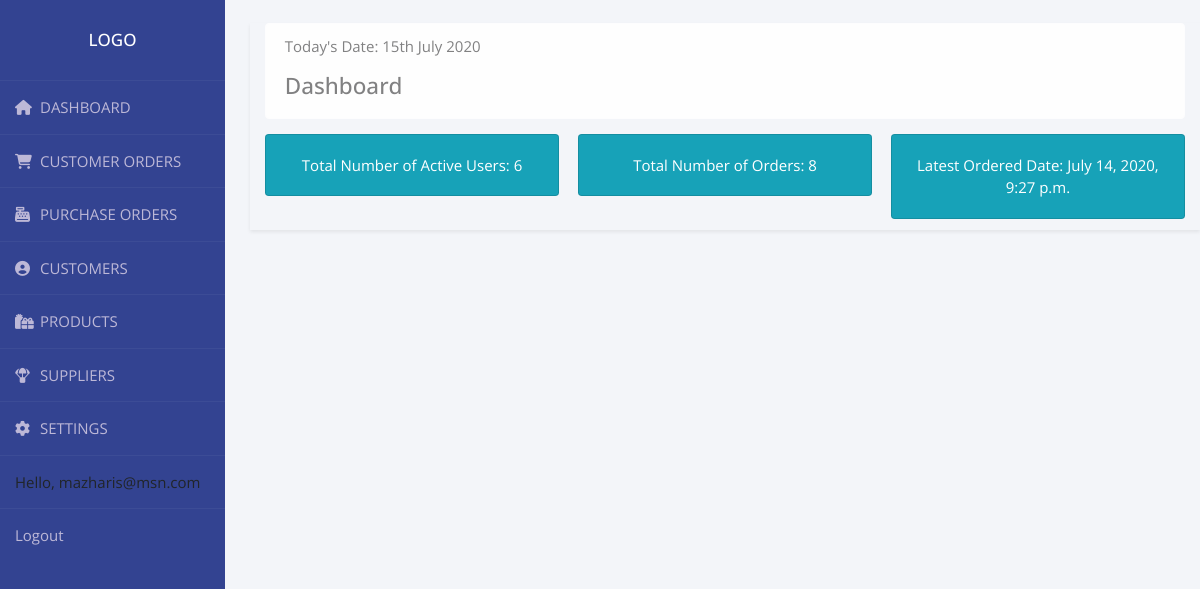
The page / (signed in) on the database as committed earlier.
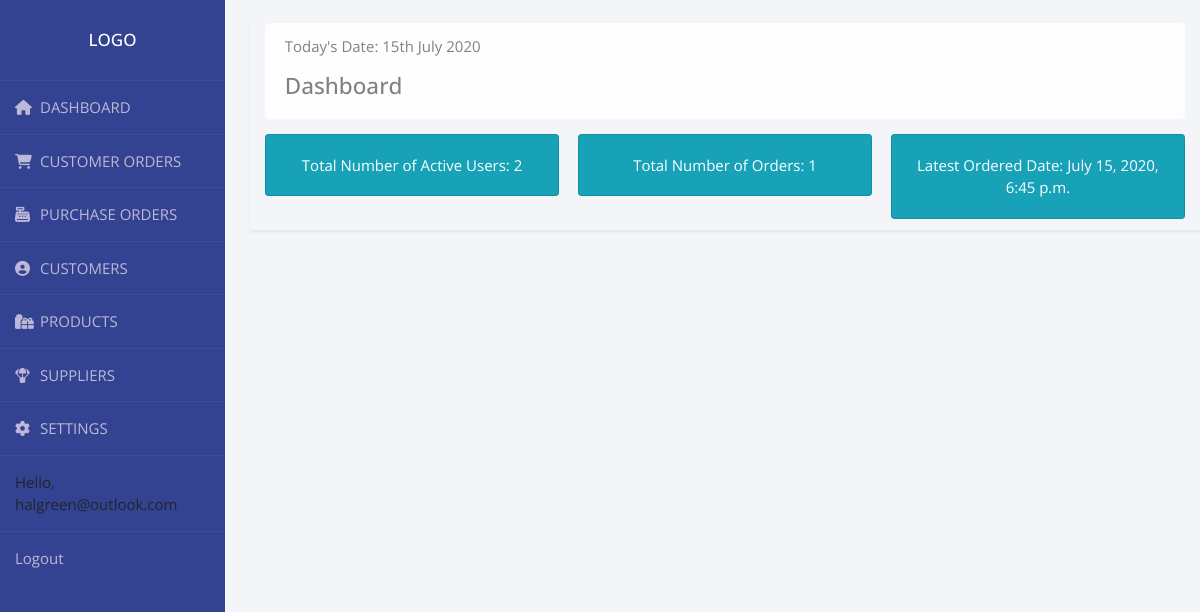
The same page on the database as committed later.
### accounts/models.py (models this page shows, shortened)
class User(AbstractBaseUser):
    email = models.EmailField(max_length=255, unique=True)
    active = models.BooleanField(default=True)
    staff = models.BooleanField(default=False)
    admin = models.BooleanField(default=False)
    USERNAME_FIELD = 'email'
    REQUIRED_FIELDS = []
    objects = UserManager()
    def __str__(self):
        return self.email
    @property
    def is_active(self):
        return self.active

### accounts/views.py (the view)
# urls.py: path('', views.home, name="home"),
@login_required(login_url='login')
def home(request):
    orders = Order.objects.all()
    active_users = User.objects.filter(active=True).count()
    total_orders = orders.count()
    delivered = orders.filter(status='Delivered').count()
    pending = orders.filter(status='Pending').count()
    try:
        last_ordered_date = list(Order.objects.all().values_list(
            'date_created').latest())[0]
    except Order.DoesNotExist:
        last_ordered_date = None
    context = {'orders': orders,
               'total_orders': total_orders, 'delivered': delivered,
               'pending': pending, 'active_users': active_users, 'last_ordered_date': last_ordered_date}
    return render(request, 'accounts/dashboard.html', context)

### accounts/templates/accounts/dashboard.html (shortened to what this page needs)
{%  extends 'accounts/main.html' %}
{% block content %}
<br>
<div class="container float-sm-left shadow-sm" style="margin-top: -1.5rem;margin-right:auto">
    <div class=" alert alert-light " role="alert">
        <p class="card-text">Today's Date: {% now "jS F Y " %}</p>
        <h4 class="alert-heading">Dashboard</h4>
    </div>
    <div class="card-columns ">
        <div class="card text-white bg-info ">
            <div class="card-body text-center">
                <p class="card-text"> Total Number of Active Users: {{active_users}}</p>
            </div>
        </div>
        <div class="card text-white bg-info">
            <div class="card-body text-center">
                <p class="card-text">Total Number of Orders: {{total_orders}}</p>
            </div>
        </div>
        <div class="card text-white bg-info">
            <div class="card-body text-center">
                <p class="card-text">Latest Ordered Date: {{last_ordered_date}}</p>
            </div>
        </div>
    </div>
</div>
{% endblock %}

### accounts/templates/accounts/navbar.html (shortened to what this page needs)
{% load static %}
  <nav class="nav flex-column float-left">
    <div class="wrapper">
      <div class="sidebar">
        <h2>Logo</h2>
        <ul>
          <li>
            <a href="{% url 'home' %}"><i class="fas fa-home"></i>DASHBOARD</a>
          </li>
          <li>
            <a href="{% url 'customer_order_list' %}"><i class="fas fa-shopping-cart"></i>CUSTOMER ORDERS</a>
          </li>
          <li>
            <a href=""><i class="fas fa-cash-register"></i>PURCHASE ORDERS</a>
          </li>
          <li>
            <a href="{% url 'customer_list' %}"><i class="fas fa-user-circle"></i>CUSTOMERS</a>
          </li>
          <li>
            <a href="{% url 'product_list' %}"><i class="fas fa-gifts"></i>PRODUCTS</a>
          </li>
          <li>
            <a href=""><i class="fas fa-parachute-box"></i>SUPPLIERS</a>
          </li>
          <li>
            <a href=""><i class="fas fa-cog"></i>SETTINGS</a>
          </li>
          <li>
            <span class="hello-msg">Hello, {{request.user}}</span>
          </li>
          <li>
            <span><a class="hello-msg" href="{% url 'logout' %}">Logout</a></span>
          </li>
        </ul>
      </div>
    </div>
  </nav>

Rows that differ between the two databases and show on the page:
changed User: user "mazharis@msn.com" → "halgreen@outlook.com"
Other text that changed with them:
{{ active_users }}: "6" → "2"
{{ total_orders }}: "8" → "1"
{{ last_ordered_date }}: "July 14, 2020, 9:27 p.m." → "July 15, 2020, 6:45 p.m."
